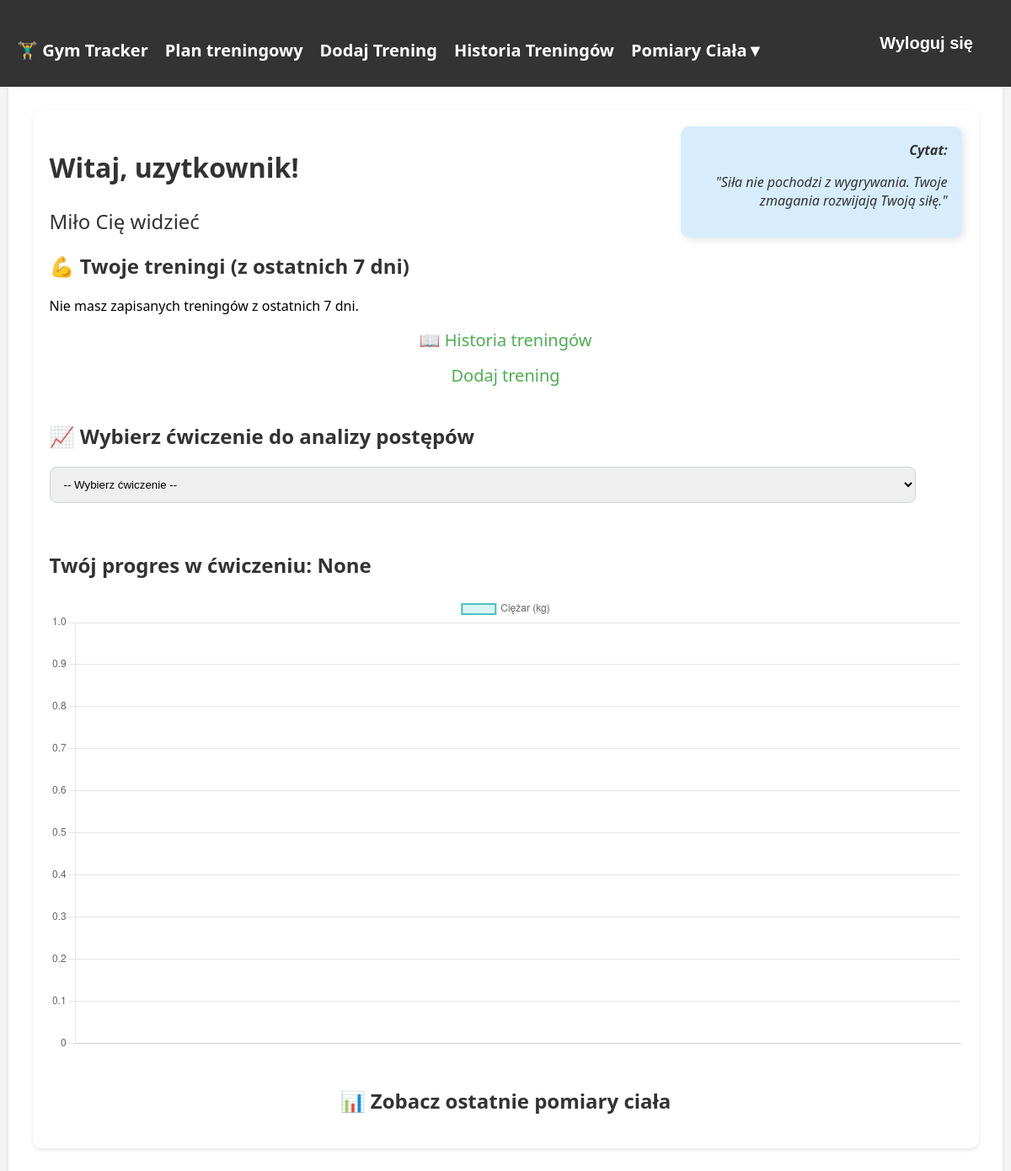
The page / (signed in) on the database as committed earlier.
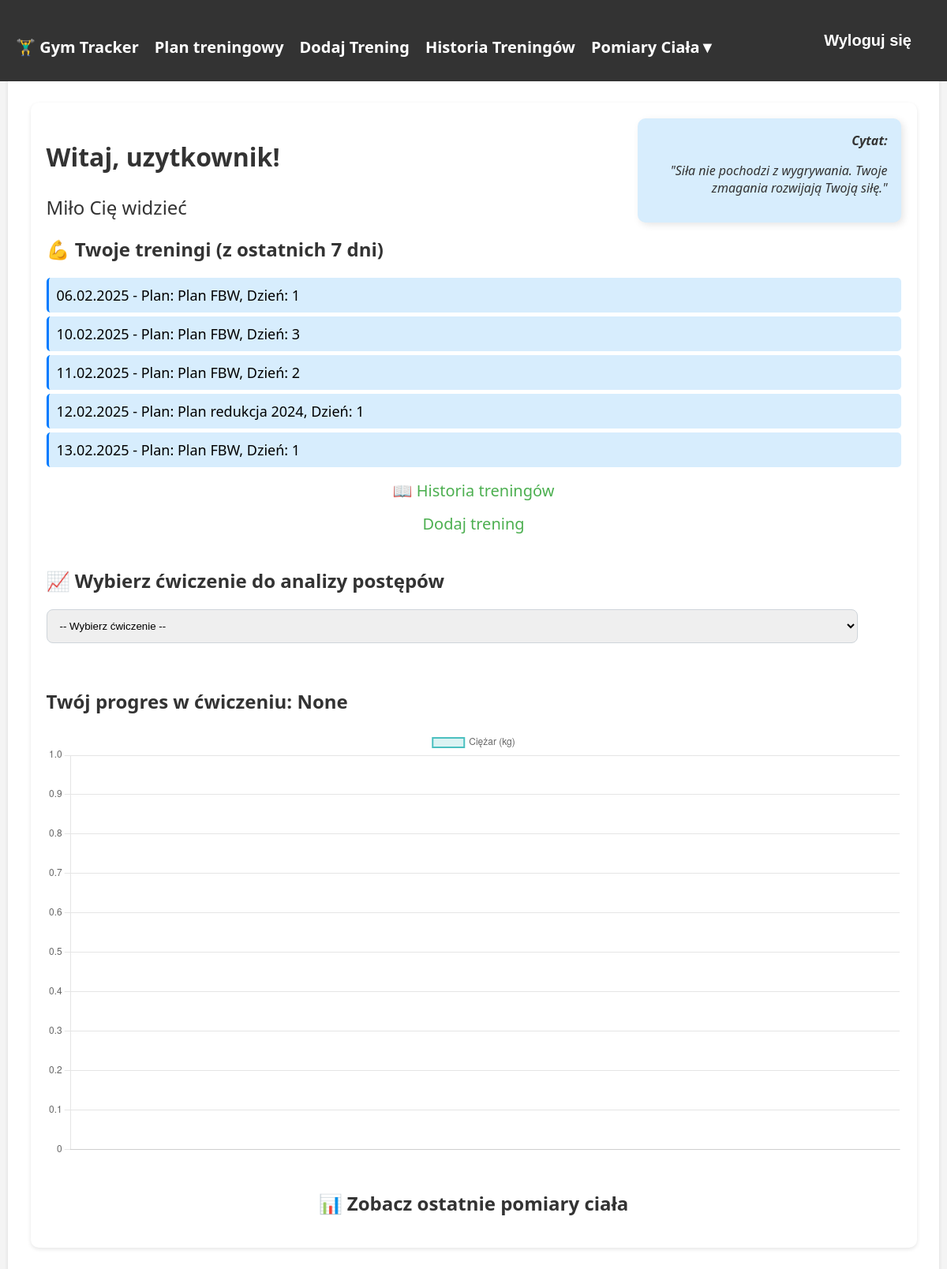
The same page on the database as committed later.
### tracker/models.py (models this page shows, shortened)
class Workout(models.Model):
    user = models.ForeignKey(User, on_delete=models.CASCADE)
    plan = models.ForeignKey('TrainingPlan', on_delete=models.CASCADE, null=True, blank=True)
    training_day = models.ForeignKey('TrainingDay', on_delete=models.CASCADE, null=True, blank=True)
    date = models.DateField(null=True, blank=True, default=datetime.now)

class TrainingDay(models.Model):
    plan = models.ForeignKey("TrainingPlan", on_delete=models.CASCADE, related_name="training_days")
    day_number = models.IntegerField()

class TrainingPlan(models.Model):
    PLAN_TYPE_CHOICES = [
        ('masa', 'Plan na masę'),
        ('redukcja', 'Plan na redukcję'),
        ('utrzymanie', 'Plan na utrzymanie'),
    ]
    user = models.ForeignKey(User, on_delete=models.CASCADE)
    name = models.CharField(max_length=100)
    plan_type = models.CharField(max_length=20, choices=PLAN_TYPE_CHOICES)
    days_per_week = models.IntegerField(
        validators=[MinValueValidator(1), MaxValueValidator(7)],
        verbose_name='Dni treningowe w tygodniu'
    )

### tracker/views.py (the view, shortened to what this page needs)
# urls.py: path('', dashboard, name='dashboard'),
@login_required
def dashboard(request):
    username = request.user.username
    random_quote = random.choice(MOTIVATION_QUOTES)
    recent_workouts = Workout.objects.filter(
        user=request.user,
        date__gte=now() - timedelta(days=7),
        date__lte=now().date()
    ).order_by('date')
    user_exercises = WorkoutExercise.objects.filter(workout__user=request.user).values_list('name', flat=True).distinct()
    selected_exercise = request.GET.get("exercise")
    chart_labels = []
    chart_data = []
    return render(request, "tracker/dashboard.html", {
        "username": username,
        "quote": random_quote,
        "recent_workouts": recent_workouts,
        "user_exercises": user_exercises,
        "selected_exercise": selected_exercise,
        "chart_labels": json.dumps(chart_labels),
        "chart_data": json.dumps(chart_data),
    })

### tracker/templates/tracker/dashboard.html (shortened to what this page needs)
{% extends "tracker/base.html" %}
{% block content %}
<div class="container position-relative">
    <div class="quote-box">
        <strong >Cytat:</strong>
        <p class="mb-0">"{{ quote }}"</p>
    </div>
    <h2 style="font-size: 2rem; font-weight: bold;">Witaj, {{ username }}!</h2>
    <h2 style="font-weight: normal;">Miło Cię widzieć</h2>
    <div class="row">
        <div class="col-md-10">
            <div class="card">
                <div class="card-body">
                    <h2 class="card-title">💪 Twoje treningi (z ostatnich 7 dni)</h2>
                    {% if recent_workouts %}
                        <ul class="list-group">
                            {% for workout in recent_workouts %}
                                <li class="list-group-item d-flex justify-content-between align-items-center">
                                    <span style="font-size: 18px;">
                                        {{ workout.date|date:"d.m.Y" }} - Plan: {{ workout.training_day.plan.name }}, Dzień: {{ workout.training_day.day_number }}
                                    </span>
                                </li>
                            {% endfor %}
                        </ul>
                    {% else %}
                        <p>Nie masz zapisanych treningów z ostatnich 7 dni.</p>
                    {% endif %}
                    <a href="{% url 'workout_history' %}" class="btn btn-secondary" >📖 Historia treningów</a>
                    <a href="{% url 'add_workout' %}" class="btn btn-secondary">Dodaj trening</a>
                </div>
            </div>
        </div>
    </div>
    <br>
    <h2>📈 Wybierz ćwiczenie do analizy postępów</h2>
    <form method="get">
        <select name="exercise" class="form-control" onchange="this.form.submit()">
            <option value="">-- Wybierz ćwiczenie --</option>
        </select>
    </form>
    <br>
    {% if chart_data %}
        <h2 class="mt-4">Twój progres w ćwiczeniu: {{ selected_exercise }}</h2>
        <div>
            <canvas id="progressChart"></canvas>
        </div>
    {% endif %}
    <br>
    <div class="row">
        <div class="col-md-4">
            <div class="card">
                <div class="card-body">
                    <a href="{% url 'progress' %}" class="text-decoration-none text-dark">
                        <h2 class="card-title">📊 Zobacz ostatnie pomiary ciała</h2>
                    </a>
                </div>
            </div>
        </div>
    </div>
</div>
{% if chart_data %}
<script>
    var ctx = document.getElementById('progressChart').getContext('2d');
    var progressChart = new Chart(ctx, {
        type: 'line',
        data: {
            labels: {{ chart_labels|safe }},
            datasets: [{
                label: 'Ciężar (kg)',
                data: {{ chart_data|safe }},
                borderColor: 'rgba(75, 192, 192, 1)',
                backgroundColor: 'rgba(75, 192, 192, 0.2)',
                borderWidth: 2,
                fill: true
            }]
        },
        options: {
            responsive: true,
            scales: {
                y: {
                    beginAtZero: true
                }
            }
        }
    });
</script>
    <script>
    document.addEventListener("DOMContentLoaded", function() {
        if (window.location.search.includes("exercise=")) {
            document.getElementById("progressChart")?.scrollIntoView({ behavior: "smooth" });
        }
    });
</script>
{% endif %}
{% endblock %}

### tracker/templates/tracker/base.html (shortened to what this page needs)
<!DOCTYPE html>
<html lang="pl">
<head>
</head>
<body>
    <div class="navbar">
        <div class="nav-left">
            <a href="{% url 'dashboard' %}">🏋️‍♂️ Gym Tracker</a>
            {% if user.is_authenticated %}
                <a href="{% url 'training_plans' %}">Plan treningowy</a>
                <a href="{% url 'add_workout' %}">Dodaj Trening</a>
                <a href="{% url 'workout_history' %}">Historia Treningów</a>
                <div class="dropdown">
                    <a href="{% url 'progress' %}">Pomiary Ciała▼</a>
                </div>
            {% endif %}
        </div>
        <div class="nav-right">
            {% if user.is_authenticated %}
            <form method="POST" action="{% url 'logout' %}" style="display: inline;">
                <button type="submit">Wyloguj się</button>
            </form>
            {% else %}
                <a href="{% url 'login' %}">Zaloguj się</a>
                <a href="{% url 'register' %}" >Rejestracja </a>
            {% endif %}
        </div>
    </div>
    <div class="container">
        {% block content %}{% endblock %}
    </div>
</body>
</html>

Rows that differ between the two databases and show on the page:
added Workout: date "06.02.2025", training_day.plan.name "Plan FBW", training_day.day_number "1"
added Workout: date "10.02.2025", training_day.plan.name "Plan FBW", training_day.day_number "3"
added Workout: date "11.02.2025", training_day.plan.name "Plan FBW", training_day.day_number "2"
added Workout: date "12.02.2025", training_day.plan.name "Plan redukcja 2024", training_day.day_number "1"
added Workout: date "13.02.2025", training_day.plan.name "Plan FBW", training_day.day_number "1"
Other text that changed with them:
text no longer shown: "Nie masz zapisanych treningów z ostatnich 7 dni."
